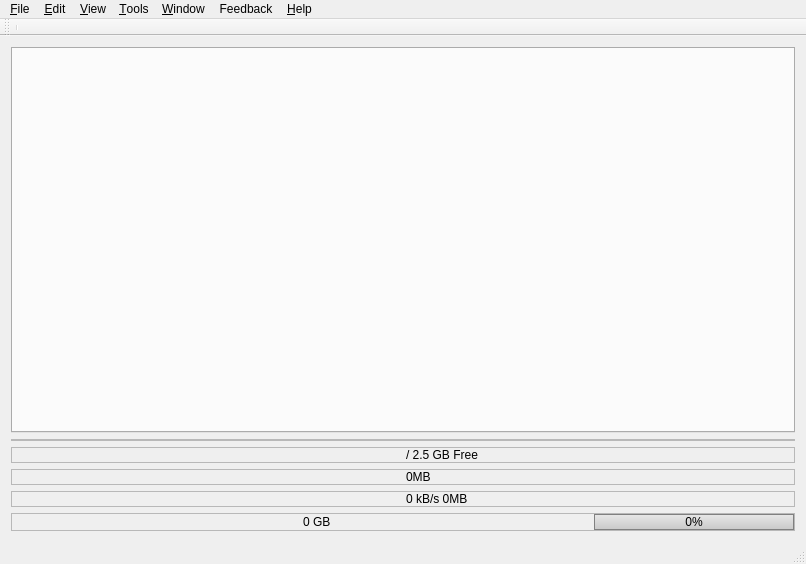
<?xml version="1.0" encoding="UTF-8"?>
<ui version="4.0">
 <class>MainWindow</class>
 <widget class="QMainWindow" name="MainWindow">
  <property name="geometry">
   <rect>
    <x>0</x>
    <y>0</y>
    <width>806</width>
    <height>564</height>
   </rect>
  </property>
  <property name="windowTitle">
   <string>Newsflash Plus</string>
  </property>
  <property name="windowIcon">
   <iconset resource="resource.qrc">
    <normaloff>:/resource/flash.ico</normaloff>:/resource/flash.ico</iconset>
  </property>
  <property name="toolButtonStyle">
   <enum>Qt::ToolButtonTextUnderIcon</enum>
  </property>
  <property name="unifiedTitleAndToolBarOnMac">
   <bool>false</bool>
  </property>
  <widget class="QWidget" name="centralWidget">
   <layout class="QGridLayout" name="gridLayout_5">
    <item row="0" column="0">
     <widget class="QTabWidget" name="mainTab">
      <property name="enabled">
       <bool>true</bool>
      </property>
      <property name="sizePolicy">
       <sizepolicy hsizetype="Expanding" vsizetype="Expanding">
        <horstretch>10</horstretch>
        <verstretch>10</verstretch>
       </sizepolicy>
      </property>
      <property name="tabShape">
       <enum>QTabWidget::Rounded</enum>
      </property>
      <property name="currentIndex">
       <number>-1</number>
      </property>
      <property name="documentMode">
       <bool>false</bool>
      </property>
      <property name="tabsClosable">
       <bool>true</bool>
      </property>
      <property name="movable">
       <bool>false</bool>
      </property>
     </widget>
    </item>
    <item row="1" column="0">
     <widget class="QFrame" name="frmGraph">
      <property name="sizePolicy">
       <sizepolicy hsizetype="Minimum" vsizetype="Minimum">
        <horstretch>0</horstretch>
        <verstretch>0</verstretch>
       </sizepolicy>
      </property>
      <property name="minimumSize">
       <size>
        <width>200</width>
        <height>0</height>
       </size>
      </property>
      <property name="frameShape">
       <enum>QFrame::StyledPanel</enum>
      </property>
      <property name="frameShadow">
       <enum>QFrame::Sunken</enum>
      </property>
      <layout class="QGridLayout" name="gridLayout_4">
       <property name="margin">
        <number>0</number>
       </property>
       <item row="0" column="0">
        <widget class="gui::TinyGraph" name="netGraph" native="true">
         <property name="toolTip">
          <string>Network monitor</string>
         </property>
        </widget>
       </item>
      </layout>
     </widget>
    </item>
    <item row="2" column="0">
     <widget class="QFrame" name="frmFreeSpace">
      <property name="frameShape">
       <enum>QFrame::StyledPanel</enum>
      </property>
      <property name="frameShadow">
       <enum>QFrame::Sunken</enum>
      </property>
      <layout class="QGridLayout" name="gridLayout_3">
       <property name="margin">
        <number>0</number>
       </property>
       <item row="0" column="0">
        <layout class="QHBoxLayout" name="horizontalLayout_3">
         <item>
          <widget class="QLabel" name="lblDiskIco">
           <property name="text">
            <string/>
           </property>
           <property name="pixmap">
            <pixmap resource="resource.qrc">:/resource/16x16_ico_png/ico_disk.png</pixmap>
           </property>
          </widget>
         </item>
         <item>
          <widget class="QLabel" name="lblDiskFree">
           <property name="toolTip">
            <string>Free space available at default download location</string>
           </property>
           <property name="text">
            <string>/ 2.5 GB Free</string>
           </property>
          </widget>
         </item>
        </layout>
       </item>
      </layout>
     </widget>
    </item>
    <item row="3" column="0">
     <widget class="QFrame" name="frmDiskWrite">
      <property name="sizePolicy">
       <sizepolicy hsizetype="Minimum" vsizetype="Minimum">
        <horstretch>0</horstretch>
        <verstretch>0</verstretch>
       </sizepolicy>
      </property>
      <property name="frameShape">
       <enum>QFrame::StyledPanel</enum>
      </property>
      <property name="frameShadow">
       <enum>QFrame::Sunken</enum>
      </property>
      <layout class="QGridLayout" name="gridLayout">
       <property name="margin">
        <number>0</number>
       </property>
       <item row="0" column="0">
        <layout class="QHBoxLayout" name="horizontalLayout">
         <item>
          <widget class="QLabel" name="lblDiskIOIco">
           <property name="sizePolicy">
            <sizepolicy hsizetype="Minimum" vsizetype="Preferred">
             <horstretch>0</horstretch>
             <verstretch>0</verstretch>
            </sizepolicy>
           </property>
           <property name="frameShape">
            <enum>QFrame::NoFrame</enum>
           </property>
           <property name="frameShadow">
            <enum>QFrame::Sunken</enum>
           </property>
           <property name="text">
            <string/>
           </property>
           <property name="pixmap">
            <pixmap resource="resource.qrc">:/resource/16x16_ico_png/ico_flush.png</pixmap>
           </property>
           <property name="scaledContents">
            <bool>false</bool>
           </property>
          </widget>
         </item>
         <item>
          <widget class="QLabel" name="lblDiskIO">
           <property name="toolTip">
            <string>Amount of data written to disk</string>
           </property>
           <property name="frameShape">
            <enum>QFrame::NoFrame</enum>
           </property>
           <property name="frameShadow">
            <enum>QFrame::Raised</enum>
           </property>
           <property name="text">
            <string>0MB</string>
           </property>
          </widget>
         </item>
        </layout>
       </item>
      </layout>
     </widget>
    </item>
    <item row="4" column="0">
     <widget class="QFrame" name="frmKbs">
      <property name="minimumSize">
       <size>
        <width>0</width>
        <height>0</height>
       </size>
      </property>
      <property name="frameShape">
       <enum>QFrame::StyledPanel</enum>
      </property>
      <property name="frameShadow">
       <enum>QFrame::Sunken</enum>
      </property>
      <layout class="QGridLayout" name="gridLayout_2">
       <property name="margin">
        <number>0</number>
       </property>
       <item row="0" column="0">
        <layout class="QHBoxLayout" name="horizontalLayout_2">
         <item>
          <widget class="QLabel" name="lblNetIOIco">
           <property name="text">
            <string/>
           </property>
           <property name="pixmap">
            <pixmap resource="resource.qrc">:/resource/16x16_ico_png/ico_download.png</pixmap>
           </property>
          </widget>
         </item>
         <item>
          <widget class="QLabel" name="lblNetIO">
           <property name="minimumSize">
            <size>
             <width>130</width>
             <height>0</height>
            </size>
           </property>
           <property name="maximumSize">
            <size>
             <width>16777215</width>
             <height>16777215</height>
            </size>
           </property>
           <property name="toolTip">
            <string>Current download speed/amount of data downloaded</string>
           </property>
           <property name="frameShape">
            <enum>QFrame::NoFrame</enum>
           </property>
           <property name="frameShadow">
            <enum>QFrame::Sunken</enum>
           </property>
           <property name="lineWidth">
            <number>1</number>
           </property>
           <property name="text">
            <string>0 kB/s 0MB</string>
           </property>
           <property name="scaledContents">
            <bool>true</bool>
           </property>
          </widget>
         </item>
        </layout>
       </item>
      </layout>
     </widget>
    </item>
    <item row="5" column="0">
     <widget class="QFrame" name="frmProgress">
      <property name="frameShape">
       <enum>QFrame::StyledPanel</enum>
      </property>
      <property name="frameShadow">
       <enum>QFrame::Sunken</enum>
      </property>
      <layout class="QHBoxLayout" name="horizontalLayout_4">
       <property name="margin">
        <number>0</number>
       </property>
       <item>
        <layout class="QHBoxLayout" name="horizontalLayout_5">
         <item>
          <widget class="QLabel" name="label_2">
           <property name="sizePolicy">
            <sizepolicy hsizetype="Minimum" vsizetype="Preferred">
             <horstretch>0</horstretch>
             <verstretch>0</verstretch>
            </sizepolicy>
           </property>
           <property name="text">
            <string/>
           </property>
           <property name="pixmap">
            <pixmap resource="resource.qrc">:/resource/16x16_ico_png/ico_task_queued.png</pixmap>
           </property>
          </widget>
         </item>
         <item>
          <widget class="QLabel" name="lblQueue">
           <property name="sizePolicy">
            <sizepolicy hsizetype="Minimum" vsizetype="Preferred">
             <horstretch>0</horstretch>
             <verstretch>0</verstretch>
            </sizepolicy>
           </property>
           <property name="text">
            <string>0 GB</string>
           </property>
          </widget>
         </item>
         <item>
          <widget class="QProgressBar" name="progressBar">
           <property name="sizePolicy">
            <sizepolicy hsizetype="Minimum" vsizetype="Fixed">
             <horstretch>0</horstretch>
             <verstretch>0</verstretch>
            </sizepolicy>
           </property>
           <property name="minimumSize">
            <size>
             <width>200</width>
             <height>0</height>
            </size>
           </property>
           <property name="maximumSize">
            <size>
             <width>200</width>
             <height>16</height>
            </size>
           </property>
           <property name="styleSheet">
            <string notr="true"> QProgressBar {  
  background-color: qlineargradient(spread:pad, x1:0.489, y1:1, x2:0.499591, y2:0, stop:0 rgba(200, 200, 200, 255), stop:1 rgba(232, 232, 232, 255));
   border: 1px solid grey;
 }

 QProgressBar::chunk {
     background-color: rgb(47, 117, 29, 150);
 }

</string>
           </property>
           <property name="value">
            <number>0</number>
           </property>
           <property name="alignment">
            <set>Qt::AlignCenter</set>
           </property>
           <property name="textVisible">
            <bool>true</bool>
           </property>
          </widget>
         </item>
        </layout>
       </item>
      </layout>
     </widget>
    </item>
   </layout>
  </widget>
  <widget class="QMenuBar" name="menuBar">
   <property name="geometry">
    <rect>
     <x>0</x>
     <y>0</y>
     <width>806</width>
     <height>22</height>
    </rect>
   </property>
   <widget class="QMenu" name="menuFile">
    <property name="title">
     <string>&amp;File</string>
    </property>
    <addaction name="separator"/>
   </widget>
   <widget class="QMenu" name="menuEdit">
    <property name="title">
     <string>&amp;Edit</string>
    </property>
   </widget>
   <widget class="QMenu" name="menuView">
    <property name="title">
     <string>&amp;View</string>
    </property>
    <addaction name="actionViewToolbar"/>
    <addaction name="actionViewStatusbar"/>
    <addaction name="separator"/>
   </widget>
   <widget class="QMenu" name="menuHelp">
    <property name="tearOffEnabled">
     <bool>false</bool>
    </property>
    <property name="title">
     <string>&amp;Help</string>
    </property>
    <addaction name="actionContextHelp"/>
    <addaction name="actionHelp"/>
    <addaction name="separator"/>
    <addaction name="actionViewForum"/>
    <addaction name="separator"/>
    <addaction name="separator"/>
    <addaction name="actionBuyNow"/>
    <addaction name="separator"/>
    <addaction name="actionRegister"/>
    <addaction name="separator"/>
    <addaction name="actionAbout"/>
   </widget>
   <widget class="QMenu" name="menuTools">
    <property name="title">
     <string>&amp;Tools</string>
    </property>
    <addaction name="actionSettings"/>
    <addaction name="separator"/>
   </widget>
   <widget class="QMenu" name="menuWindow">
    <property name="title">
     <string>&amp;Window</string>
    </property>
   </widget>
   <widget class="QMenu" name="menuFeedback">
    <property name="title">
     <string>Feedback</string>
    </property>
    <addaction name="separator"/>
    <addaction name="separator"/>
    <addaction name="actionSendFeedback"/>
    <addaction name="separator"/>
    <addaction name="actionRequestFeature"/>
    <addaction name="separator"/>
    <addaction name="actionReportBug"/>
    <addaction name="separator"/>
    <addaction name="actionRequestLicense"/>
   </widget>
   <addaction name="menuFile"/>
   <addaction name="menuEdit"/>
   <addaction name="menuView"/>
   <addaction name="menuTools"/>
   <addaction name="menuWindow"/>
   <addaction name="menuFeedback"/>
   <addaction name="menuHelp"/>
  </widget>
  <widget class="QToolBar" name="mainToolBar">
   <property name="iconSize">
    <size>
     <width>16</width>
     <height>16</height>
    </size>
   </property>
   <property name="toolButtonStyle">
    <enum>Qt::ToolButtonTextUnderIcon</enum>
   </property>
   <attribute name="toolBarArea">
    <enum>TopToolBarArea</enum>
   </attribute>
   <attribute name="toolBarBreak">
    <bool>false</bool>
   </attribute>
   <addaction name="separator"/>
  </widget>
  <widget class="QStatusBar" name="statusBar">
   <property name="cursor">
    <cursorShape>ArrowCursor</cursorShape>
   </property>
   <property name="focusPolicy">
    <enum>Qt::NoFocus</enum>
   </property>
   <property name="autoFillBackground">
    <bool>false</bool>
   </property>
   <property name="sizeGripEnabled">
    <bool>true</bool>
   </property>
  </widget>
  <action name="actionExit">
   <property name="icon">
    <iconset resource="resource.qrc">
     <normaloff>:/resource/16x16_ico_png/ico_exit.png</normaloff>:/resource/16x16_ico_png/ico_exit.png</iconset>
   </property>
   <property name="text">
    <string>&amp;Exit</string>
   </property>
   <property name="shortcut">
    <string>Ctrl+Q</string>
   </property>
  </action>
  <action name="actionSettings">
   <property name="icon">
    <iconset resource="resource.qrc">
     <normaloff>:/resource/16x16_ico_png/ico_settings.png</normaloff>:/resource/16x16_ico_png/ico_settings.png</iconset>
   </property>
   <property name="text">
    <string>Settings...</string>
   </property>
  </action>
  <action name="actionAbout">
   <property name="icon">
    <iconset resource="resource.qrc">
     <normaloff>:/resource/16x16_ico_png/ico_about.png</normaloff>:/resource/16x16_ico_png/ico_about.png</iconset>
   </property>
   <property name="text">
    <string>About</string>
   </property>
   <property name="visible">
    <bool>true</bool>
   </property>
  </action>
  <action name="actionTools">
   <property name="text">
    <string>Tools...</string>
   </property>
  </action>
  <action name="actionViewToolbar">
   <property name="checkable">
    <bool>true</bool>
   </property>
   <property name="checked">
    <bool>true</bool>
   </property>
   <property name="text">
    <string>Toolbar</string>
   </property>
  </action>
  <action name="actionViewStatusbar">
   <property name="checkable">
    <bool>true</bool>
   </property>
   <property name="checked">
    <bool>true</bool>
   </property>
   <property name="text">
    <string>Statusbar</string>
   </property>
  </action>
  <action name="actionHelp">
   <property name="icon">
    <iconset resource="resource.qrc">
     <normaloff>:/resource/16x16_ico_png/ico_help.png</normaloff>:/resource/16x16_ico_png/ico_help.png</iconset>
   </property>
   <property name="text">
    <string>More help</string>
   </property>
  </action>
  <action name="actionWindowClose">
   <property name="icon">
    <iconset resource="resource.qrc">
     <normaloff>:/resource/16x16_ico_png/ico_close.png</normaloff>:/resource/16x16_ico_png/ico_close.png</iconset>
   </property>
   <property name="text">
    <string>Close</string>
   </property>
   <property name="shortcut">
    <string>Ctrl+W</string>
   </property>
  </action>
  <action name="actionBuyNow">
   <property name="icon">
    <iconset resource="resource.qrc">
     <normaloff>:/resource/16x16_ico_png/ico_euro.png</normaloff>:/resource/16x16_ico_png/ico_euro.png</iconset>
   </property>
   <property name="text">
    <string>Donate</string>
   </property>
  </action>
  <action name="actionRegister">
   <property name="icon">
    <iconset resource="resource.qrc">
     <normaloff>:/resource/16x16_ico_png/ico_register.png</normaloff>:/resource/16x16_ico_png/ico_register.png</iconset>
   </property>
   <property name="text">
    <string>Register</string>
   </property>
  </action>
  <action name="actionReportBug">
   <property name="icon">
    <iconset resource="resource.qrc">
     <normaloff>:/resource/16x16_ico_png/ico_bug.png</normaloff>:/resource/16x16_ico_png/ico_bug.png</iconset>
   </property>
   <property name="text">
    <string>Report a bug</string>
   </property>
  </action>
  <action name="actionSendFeedback">
   <property name="icon">
    <iconset resource="resource.qrc">
     <normaloff>:/resource/16x16_ico_png/ico_user_feedback.png</normaloff>:/resource/16x16_ico_png/ico_user_feedback.png</iconset>
   </property>
   <property name="text">
    <string>Send feedback</string>
   </property>
  </action>
  <action name="actionRequestFeature">
   <property name="icon">
    <iconset resource="resource.qrc">
     <normaloff>:/resource/16x16_ico_png/ico_idea.png</normaloff>:/resource/16x16_ico_png/ico_idea.png</iconset>
   </property>
   <property name="text">
    <string>Request a feature</string>
   </property>
  </action>
  <action name="actionContextHelp">
   <property name="icon">
    <iconset resource="resource.qrc">
     <normaloff>:/resource/16x16_ico_png/ico_help.png</normaloff>:/resource/16x16_ico_png/ico_help.png</iconset>
   </property>
   <property name="text">
    <string>Help</string>
   </property>
   <property name="shortcut">
    <string>F1</string>
   </property>
  </action>
  <action name="actionViewForum">
   <property name="icon">
    <iconset resource="resource.qrc">
     <normaloff>:/resource/16x16_ico_png/ico_forum.png</normaloff>:/resource/16x16_ico_png/ico_forum.png</iconset>
   </property>
   <property name="text">
    <string>Forum</string>
   </property>
   <property name="toolTip">
    <string>Visit discussion forum</string>
   </property>
  </action>
  <action name="actionRequestLicense">
   <property name="icon">
    <iconset resource="resource.qrc">
     <normaloff>:/resource/16x16_ico_png/ico_register.png</normaloff>:/resource/16x16_ico_png/ico_register.png</iconset>
   </property>
   <property name="text">
    <string>Request license</string>
   </property>
   <property name="toolTip">
    <string>Request license</string>
   </property>
  </action>
  <action name="actionWindowNext">
   <property name="icon">
    <iconset resource="resource.qrc">
     <normaloff>:/resource/16x16_ico_png/ico_next_bookmark.png</normaloff>:/resource/16x16_ico_png/ico_next_bookmark.png</iconset>
   </property>
   <property name="text">
    <string>Next</string>
   </property>
   <property name="shortcut">
    <string>Ctrl+Tab</string>
   </property>
  </action>
  <action name="actionWindowPrev">
   <property name="icon">
    <iconset resource="resource.qrc">
     <normaloff>:/resource/16x16_ico_png/ico_previous_bookmark.png</normaloff>:/resource/16x16_ico_png/ico_previous_bookmark.png</iconset>
   </property>
   <property name="text">
    <string>Prev</string>
   </property>
   <property name="shortcut">
    <string>Ctrl+Shift+Backtab</string>
   </property>
  </action>
  <action name="actionMinimize">
   <property name="icon">
    <iconset resource="resource.qrc">
     <normaloff>:/resource/16x16_ico_png/ico_minimize.png</normaloff>:/resource/16x16_ico_png/ico_minimize.png</iconset>
   </property>
   <property name="text">
    <string>Minimize</string>
   </property>
   <property name="toolTip">
    <string>Minimize to tray</string>
   </property>
  </action>
  <action name="actionRestore">
   <property name="icon">
    <iconset resource="resource.qrc">
     <normaloff>:/resource/16x16_ico_png/ico_restore.png</normaloff>:/resource/16x16_ico_png/ico_restore.png</iconset>
   </property>
   <property name="text">
    <string>Restore</string>
   </property>
   <property name="toolTip">
    <string>Restore application from system tray</string>
   </property>
  </action>
 </widget>
 <layoutdefault spacing="6" margin="11"/>
 <customwidgets>
  <customwidget>
   <class>gui::TinyGraph</class>
   <extends>QWidget</extends>
   <header>tinygraph.h</header>
   <container>1</container>
  </customwidget>
 </customwidgets>
 <resources>
  <include location="resource.qrc"/>
 </resources>
 <connections>
  <connection>
   <sender>actionViewToolbar</sender>
   <signal>toggled(bool)</signal>
   <receiver>mainToolBar</receiver>
   <slot>setVisible(bool)</slot>
   <hints>
    <hint type="sourcelabel">
     <x>-1</x>
     <y>-1</y>
    </hint>
    <hint type="destinationlabel">
     <x>442</x>
     <y>33</y>
    </hint>
   </hints>
  </connection>
  <connection>
   <sender>actionViewStatusbar</sender>
   <signal>toggled(bool)</signal>
   <receiver>statusBar</receiver>
   <slot>setVisible(bool)</slot>
   <hints>
    <hint type="sourcelabel">
     <x>-1</x>
     <y>-1</y>
    </hint>
    <hint type="destinationlabel">
     <x>442</x>
     <y>681</y>
    </hint>
   </hints>
  </connection>
 </connections>
</ui>
